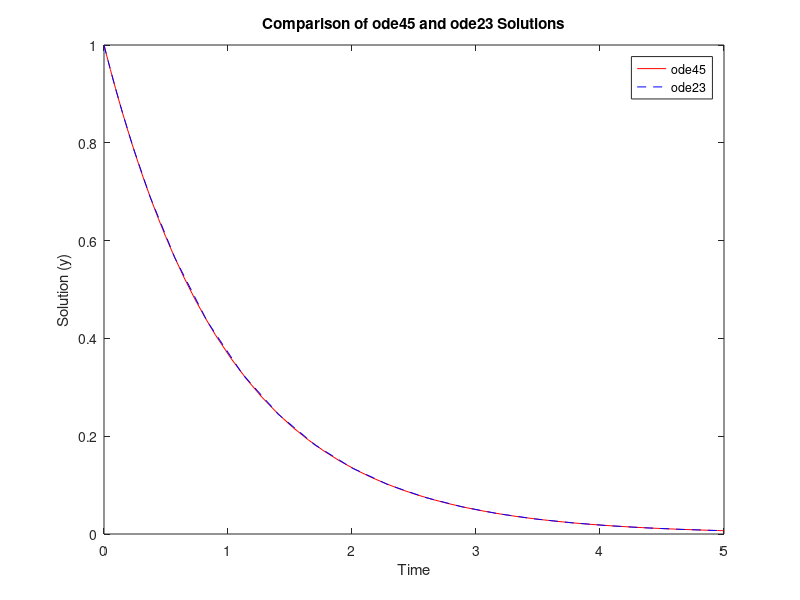

Reproduce this figure in MATLAB.
% Define the differential equation: dy/dt = -y
ode = @(t, y) -y;

% Define the time span
tspan = [0 5]; % from t=0 to t=5

% Define the initial condition
y0 = 1; % initial value of y at t=0

% Solve the differential equation using ode45
[t45, y45] = ode45(ode, tspan, y0);

% Solve the same differential equation using ode23
[t23, y23] = ode23(ode, tspan, y0);

% Plot the results
figure;
%plot(t45, y45, 'r-', t23, y23, 'b--', t45, exp(t45));
plot(t45, y45, 'r-', t23, y23, 'b--');
legend('ode45', 'ode23');
xlabel('Time');
ylabel('Solution (y)');
title('Comparison of ode45 and ode23 Solutions');
